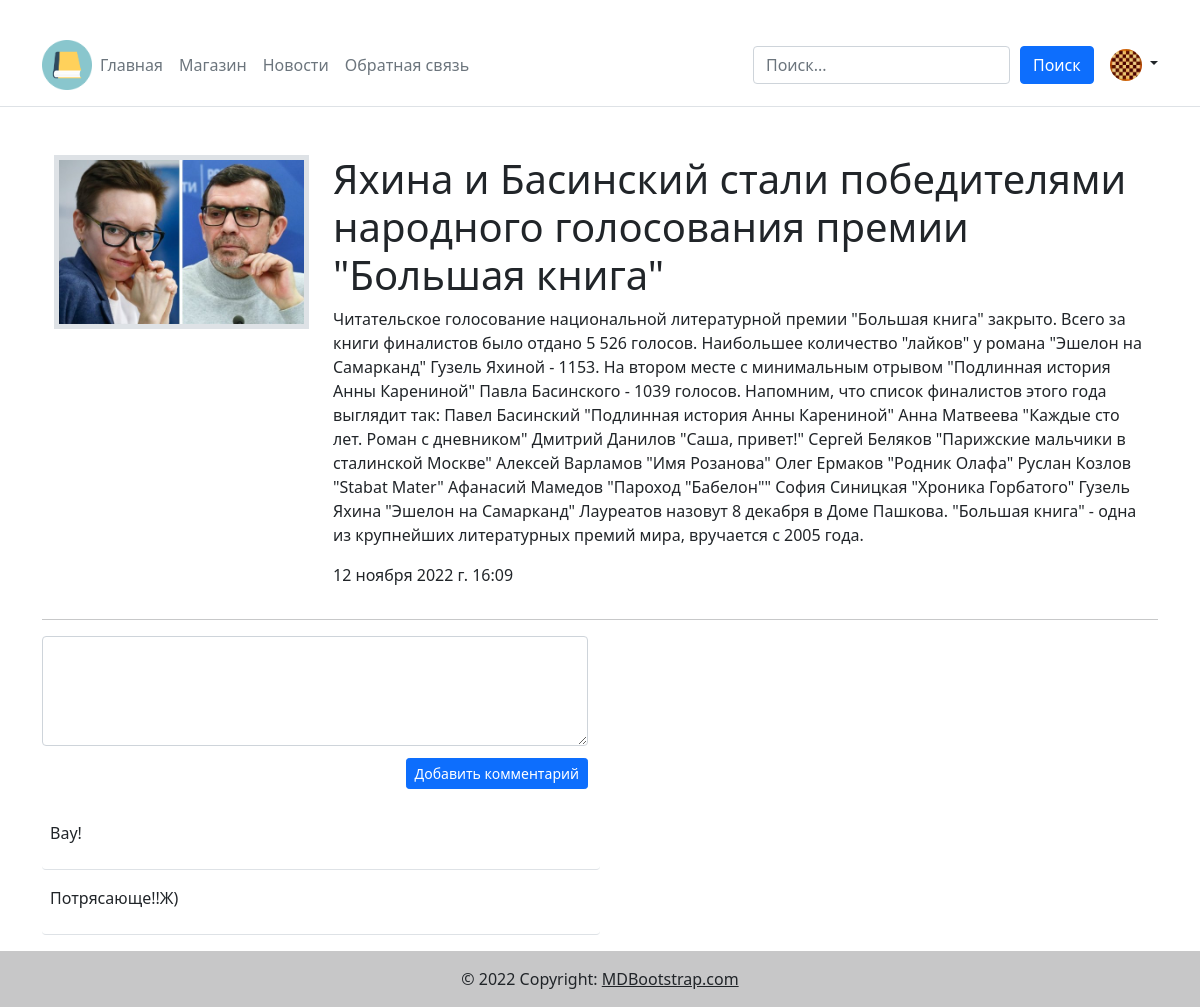
The page /news/1 (signed in) on the database its author committed.
### main/models.py (models this page shows)
class profile (models.Model):
    objects = None
    user = models.OneToOneField(User, on_delete=models.CASCADE)
    moderator = models.BooleanField(default=False, verbose_name = "Администратор")
    photo = models.ImageField(upload_to="photo/user/%Y/%m/%d/", null = True, verbose_name = "Фото пользователя")

### news/models.py (models this page shows, shortened)
class news (models.Model):
    objects = None
    title = models.CharField(max_length=255, verbose_name = "News name")
    photo = models.ImageField(upload_to="photo/book/%Y/%m/%d/", verbose_name = "News photo")
    text = models.TextField(blank=True, verbose_name = "Text")
    time_create = models.DateTimeField(auto_now_add=True, verbose_name = "Date publisher")
    is_published = models.BooleanField(default=True, verbose_name = "Publisher")

class comment(models.Model):
        object = None
        text = models.TextField(blank=True, verbose_name = "Text")
        author = models.ForeignKey(User, on_delete=models.CASCADE, verbose_name='author')
        news = models.ForeignKey(news, on_delete=models.CASCADE, verbose_name='news')

### news/views.py (the view)
# urls.py: path('<int:pk>', views.news_info, name='news_info'),
def news_info(request,pk):
    news_search = news.objects.filter(pk = pk)
    comments = comment.objects.filter(news = news.objects.get(pk = pk))
    if request.method == "POST":
        comment.objects.create(author = request.user,text = request.POST.get('Text'),news=news.objects.get(pk = pk))
        return redirect(request.path)
    if request.user.is_authenticated:
        photo_user=profile.objects.filter(user = request.user)
    else:
        photo_user = ""
    context={
        "ad":news_search,
        "comment":comments,
        'photo_user':photo_user,
        }
    return render(request,"new/news.html",context = context)

### news/templates/new/news.html (shortened to what this page needs)
﻿{% extends 'base.html' %}
{% block content %}
{% for ad in ad %}
<div class="container mt-5">
    <div class="row">
        <div class="col col-lg-3">
            <img class="d-block w-100 border border-5" src="../../../media/{{ad.photo}}">
        </div>
        <div class="col position-static">
            <div class=" w-auto">
                <h1>{{ad.title}}</h1>
                <p>{{ad.text}}</p>
                <p>{{ad.time_create}}</p>
            </div>
        </div>
    </div>
</div>
{% endfor %}
<hr>
<div class="row">
    <form class="form-outline col-6 mb-3" method="POST">
        <textarea class="form-control" name="Text" rows="4" style="background: #fff;"></textarea>
        <div class="float-end mt-2 pt-1">
            {% if request.user.is_authenticated %}
                <button type="submit" class="btn btn-primary btn-sm ">Добавить комментарий</button>
            {% else %}
                <a class="btn btn-primary btn-sm" href="{% url 'login' %}">Авторизация</a>
            {% endif %}
        </div>
    </form>
    <div>
        {% for comment in comment %}
        <div class="border-bottom p-2 mt-2 w-50 rounded" style="background: #fff;">
            <p>{{comment.text}}</p>
        </div>
        {% endfor %}
    </div>
</div>
{% endblock %}

### main/templates/base.html (shortened to what this page needs)
{% load static %}
<!DOCTYPE html>
<html lang="ru">
<head>
    <link href="https://cdn.jsdelivr.net/npm/bootstrap@5.0.2/dist/css/bootstrap.min.css" rel="stylesheet">
    <link rel="stylesheet" href="https://cdn.jsdelivr.net/npm/bootstrap-icons@1.9.1/font/bootstrap-icons.css">
</head>
<body>
    {% block header %}
    <header class="p-3 mb-3 border-bottom">
        <div class="container">
            <div class="d-flex flex-wrap align-items-center justify-content-center justify-content-lg-start">
                <img class="ml-5"style="height:50px;width:50px" src="../../media/photo/icon.png"/>
                <ol class="nav col-12 col-lg-auto me-lg-auto mb-2 justify-content-center mb-md-0">
                    <li><a class="nav-link px-2 link-secondary" href="{% url 'home' %}">Главная</a></li>
                    <li><a class="nav-link px-2 link-secondary" href="{% url 'store' %}">Магазин</a></li>
                    <li><a class="nav-link px-2 link-secondary" href="{% url 'news' %}">Новости</a></li>
                    <li><a class="nav-link px-2 link-secondary" href="{% url 'contact' %}">Обратная связь</a></li>
                </ol>
                    {% include 'search.html' %}
                <div class="dropdown text-end">
                    {% if request.user.is_authenticated %}
                    <div class="dropdown text-end">
                        <a href="#" class="d-block link-dark text-decoration-none dropdown-toggle" id="dropdownUser1" data-bs-toggle="dropdown" aria-expanded="false">
                            {% if photo_user %}
                                {% for photo_user in photo_user %}
                                    <img src="../../../media/{{photo_user.photo}}" alt="mdo" width="32" height="32" class="rounded-circle">
                                {% endfor %}
                            {% else %}
                                <img src="media/photo/no-photo.png" alt="mdo" width="32" height="32" class="rounded-circle">
                            {% endif %}
                        </a>
                    </div>
                    {% endif%}
                </div>
            </div>
        </div>
    </header>
    {% endblock header %}
    <div class="container mt-5">
        {% block content %}
        {% endblock content %}
    </div>
    {% block footer %}
    <footer class="bg-light text-center text-lg-start mt-3">
        <div class="text-center p-3" style="background-color: rgba(0, 0, 0, 0.2);">
            © 2022 Copyright:
            <a class="text-dark" href="https://mdbootstrap.com/">MDBootstrap.com</a>
        </div>
    </footer>
    {% endblock %}
</body>
</html>

### rows shown on the page
profile: photo (picture)
news: photo (picture), title "Яхина и Басинский стали победителями народного голосования премии \"Большая книга\"", text "Читательское голосование национальной литературной премии \"Большая книга\" закрыто. Всего за книги финалистов было отдано 5 526 голосов. Наибольшее количество \"лайков\" у романа \"Эшелон на Самарканд\" Гузель Яхиной - 1153. На втором месте с минимальным отрывом \"Подлинная история Анны Карениной\" Павла Басинского - 1039 голосов. Напомним, что список финалистов этого года выглядит так: Павел Басинский \"Подлинная история Анны Карениной\" Анна Матвеева \"Каждые сто лет. Роман с дневником\" Дмитрий Данилов \"Саша, привет!\" Сергей Беляков \"Парижские мальчики в сталинской Москве\" Алексей Варламов \"Имя Розанова\" Олег Ермаков \"Родник Олафа\" Руслан Козлов \"Stabat Mater\" Афанасий Мамедов \"Пароход \"Бабелон\"\"…", time_create "12 ноября 2022 г. 16:09"
comment: text "Вау!"
comment: text "Потрясающе!!Ж)"
